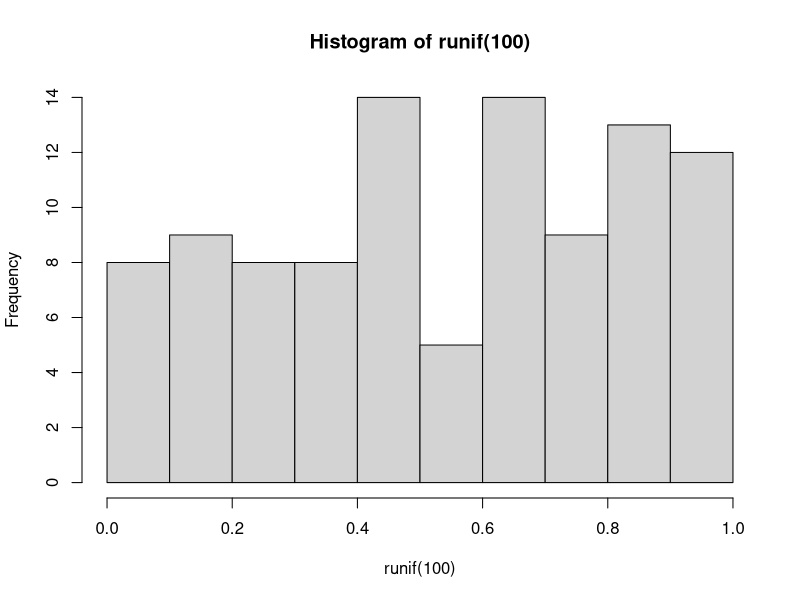
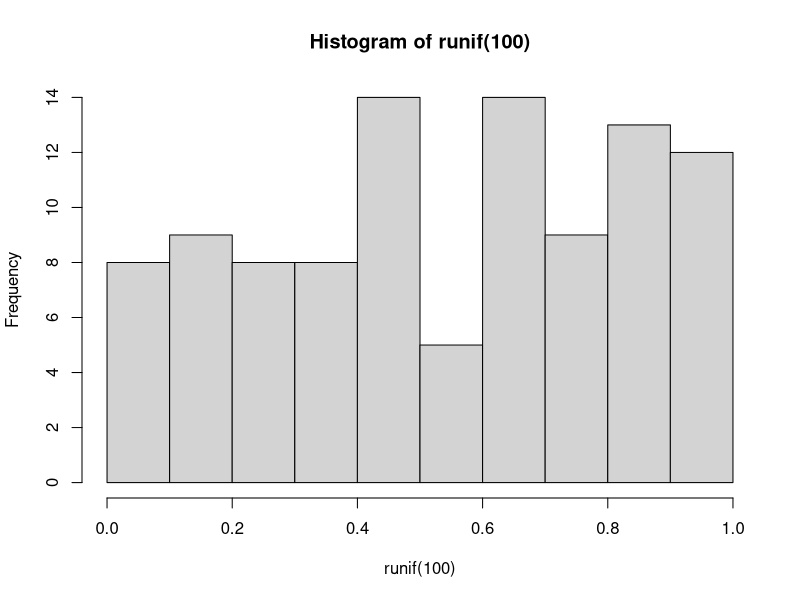
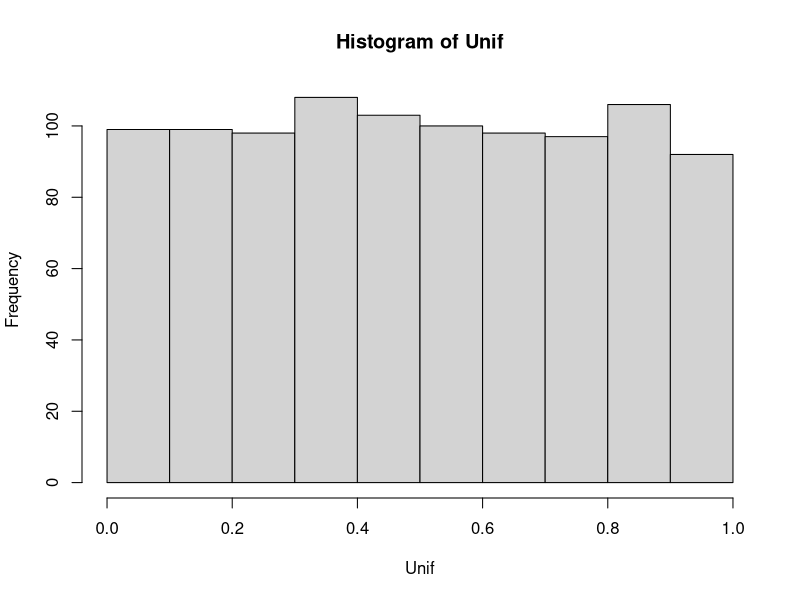
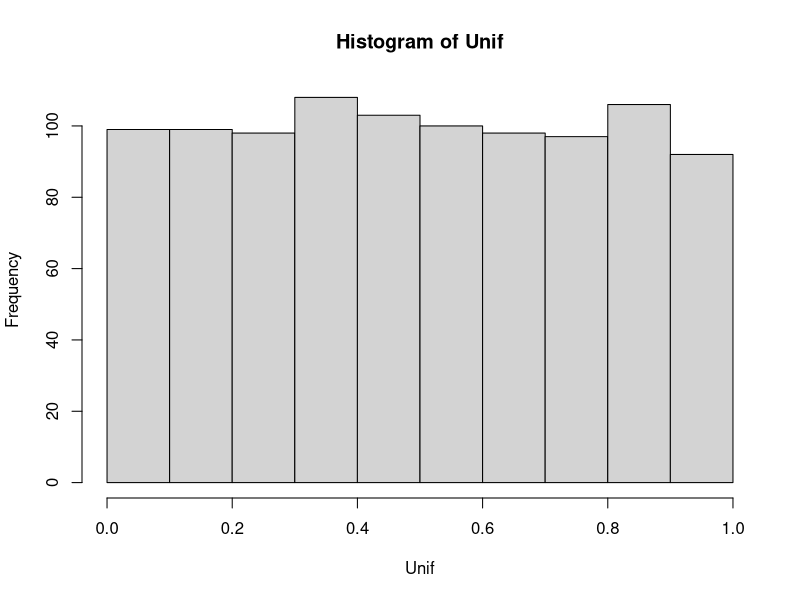
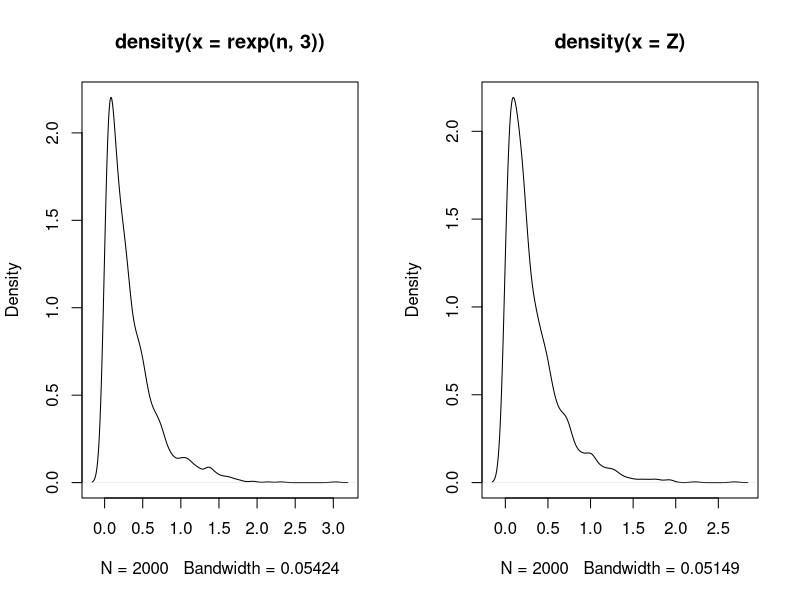
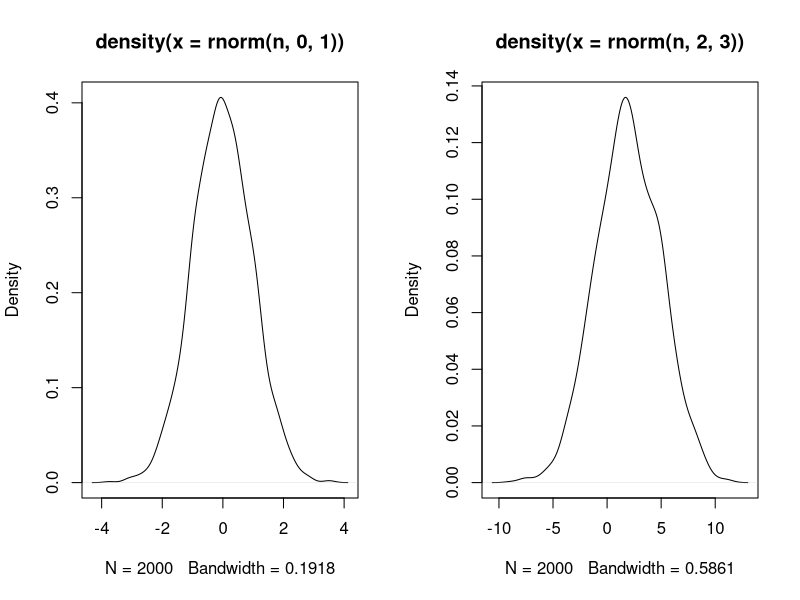
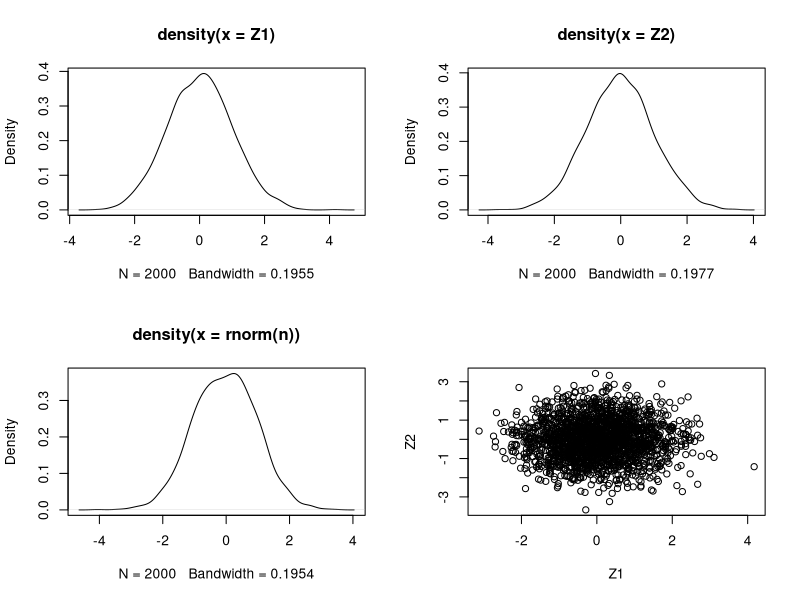
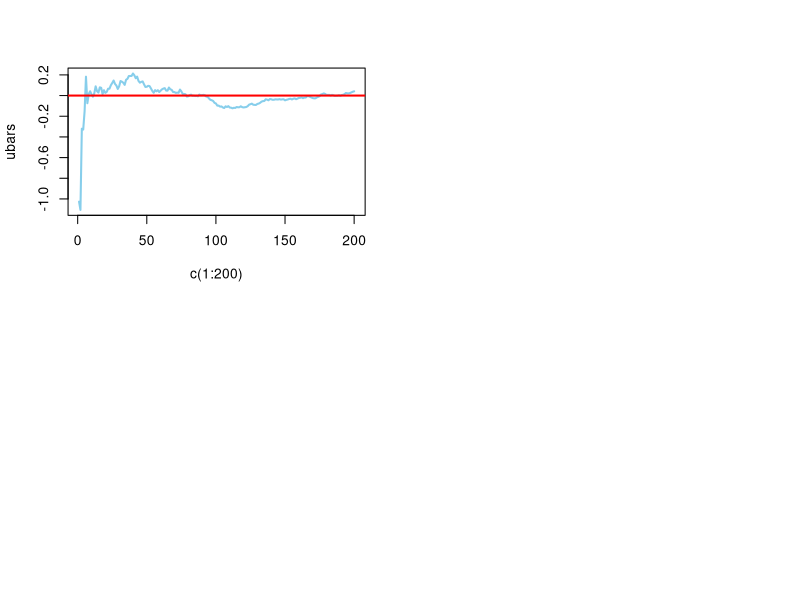

Generate these figures, in order, with R:
rm(list=ls(all=TRUE))#to remove all the items

y=c(1:100)
mean(y)
c=0
for (i in 1:100)
{
  c=c+y[i]
}
c/length(y)
sum(y)/length(y)

mean((y-mean(y))^2)
var(y)
var(y)*(length(y)-1)/length(y)

y=c(3,4,5,42,18,95)
z=c(1,14,53,52,26,16)
cov(y,z)

b1=cov(y,z)/var(z)
b0=mean(y)-b1*mean(z)
b0
b1

lm(y~z) #linear model#


help(cbind)
X<-cbind(z,y)
X
dim(X)[1]

rbind(z,y)
t(rbind(z,y))

########Generate Random Variables######################
plot(hist(runif(100)))

set.seed(123)
Unif=runif(1000)
plot(hist(Unif))


n<-2000

par(mfrow=c(1,2))
plot(density(rexp(n,3)))

Z=-log(1-runif(n))/3
plot(density(Z))

help(rnorm)
plot(density(rnorm(n,0,1)))
plot(density(rnorm(n,2,3)))

U1=runif(n)
U2=runif(n)
Z1=sqrt(-2*log(U1))*cos(2*pi*U2)
Z2=sqrt(-2*log(U1))*sin(2*pi*U2)  

par(mfrow=c(2,2))
plot(density(Z1))
plot(density(Z2))
plot(density(rnorm(n)))
plot(Z1,Z2)

cor(Z1,Z2)
################################################
########What's the value of Pi##################
################################################
Pi=function(n)
{
  x=runif(n,-1,1)
  y=runif(n,-1,1)
  z=ifelse(sqrt(x^2+y^2)<=1,1,0)
  4*sum(z)/n
}
Pi(100000)
pi
################################################

set.seed(123)
number_obs=200*100
u=rnorm(number_obs)
ubars<-rep(NA,200)
for(i in 1:200)
{
  ubars[i]<-mean(u[1:i*(number_obs/200)])
}

system.time( for(i in 1:200)
{
  ubars[i]<-mean(u[1:i*(number_obs/200)])
}
)
plot(c(1:200),ubars,type="l", col = "skyblue", lwd = 2)
abline(h=0, col = "red",lwd=2)

mean(u)